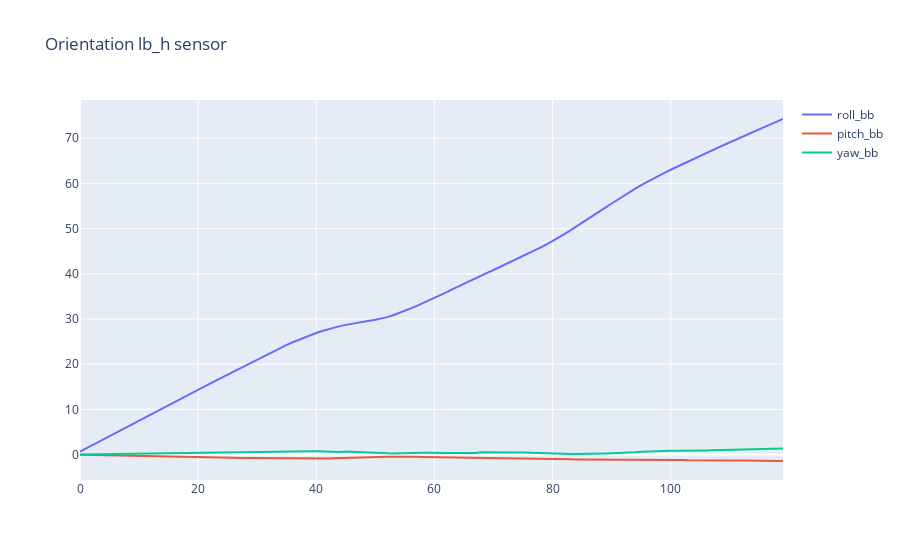

The cell this chart's notebook holds for it:
### Code cell
def preprocessing_dataset(dataset):
    df = dataset.drop(columns = "Unnamed: 0")
    df.columns = ["roll_bt","pitch_bt","yaw_bt",
                  "roll_bb","pitch_bb","yaw_bb",
                  "roll_lt","pitch_lt","yaw_lt",
                  "roll_lb","pitch_lb","yaw_lb",
                  "roll_rt","pitch_rt","yaw_rt",
                  "roll_rb","pitch_rb","yaw_rb"
                 ]
    return df


show_plot(orientation_bb_test,f'Orientation {name_sensor_plot} sensor')


# plt.figure
# plt.plot(orientation_lb_test.index, orientation_lb_test["roll_lb"], 'b', alpha=0.75)
# plt.plot(orientation_lb_test.index, frame['pitch'], 'r', orientation_lb_test.index,  orientation_lb_test["yaw_lb"], 'g')
# plt.legend(('roll', 'pitch', 'yaw'), loc='best')
# plt.grid(True)
# plt.show()
